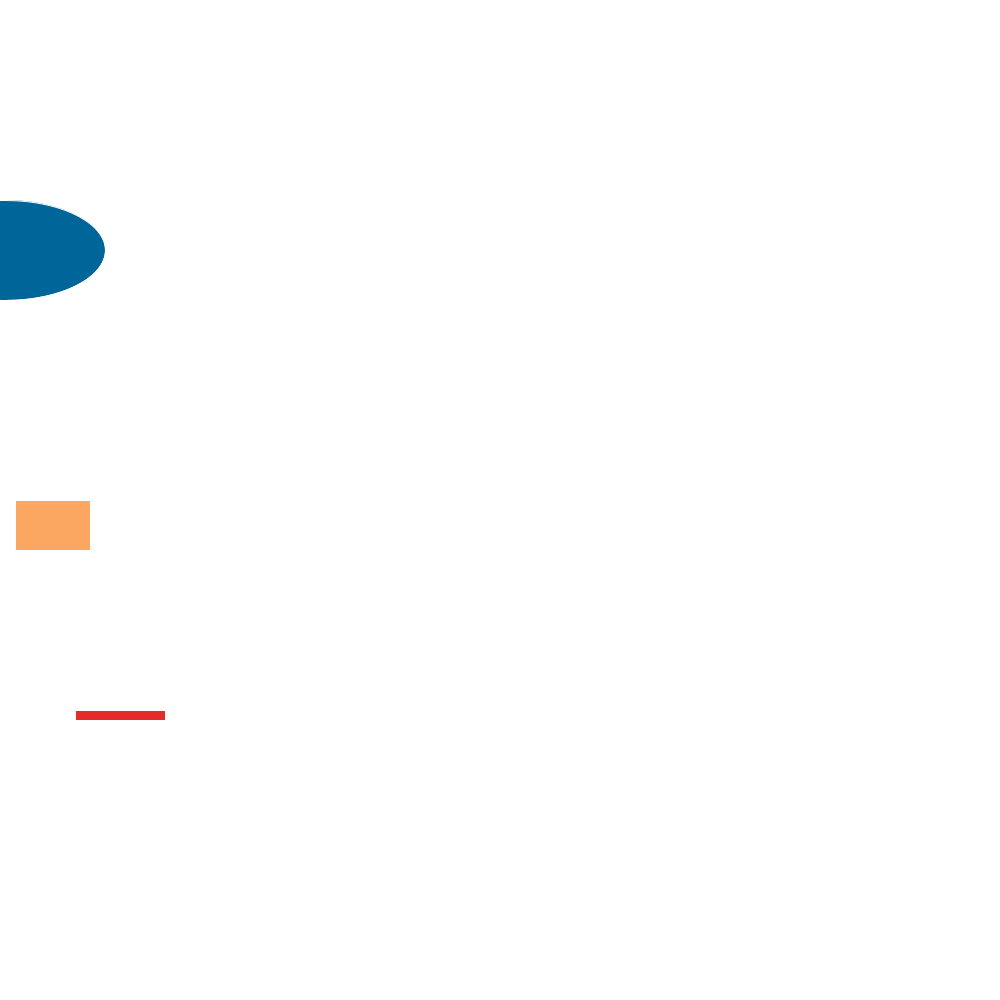
Frame 1 (no input)
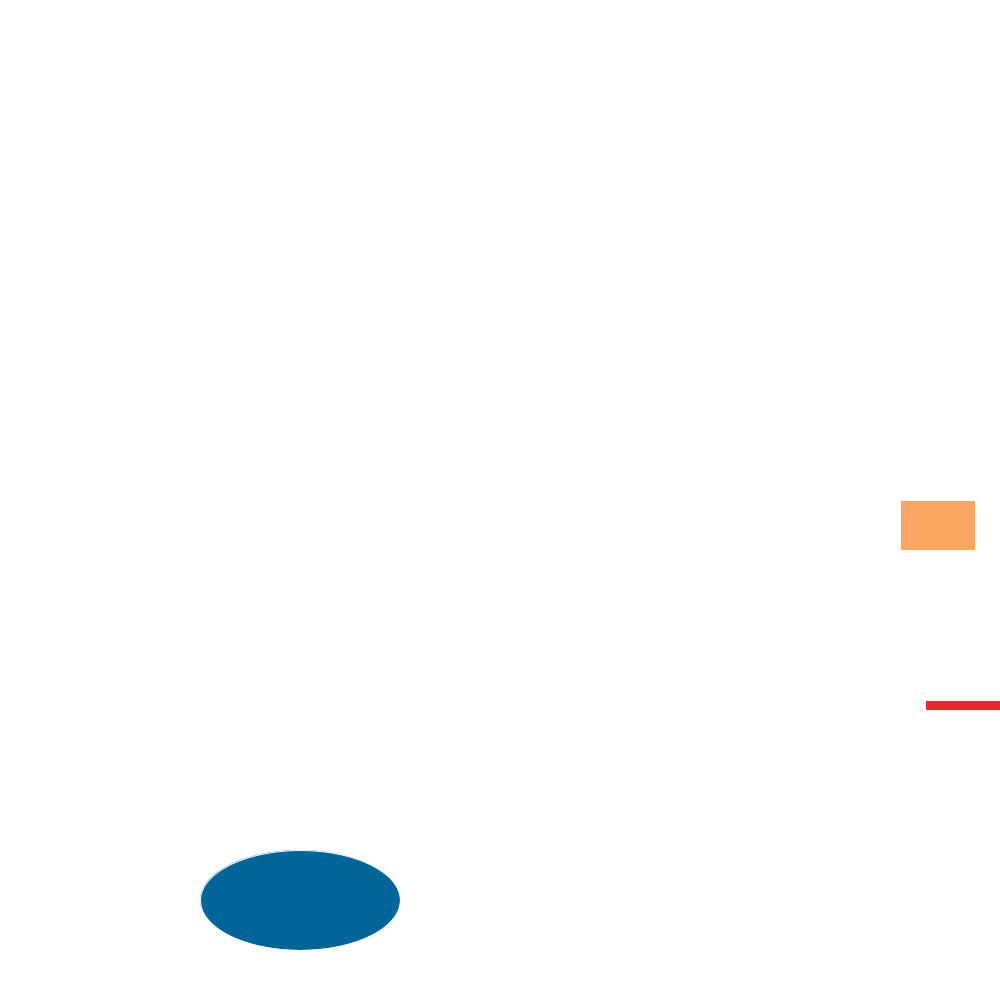
Frame 60 (the mouse pressed at the canvas centre just before this capture)
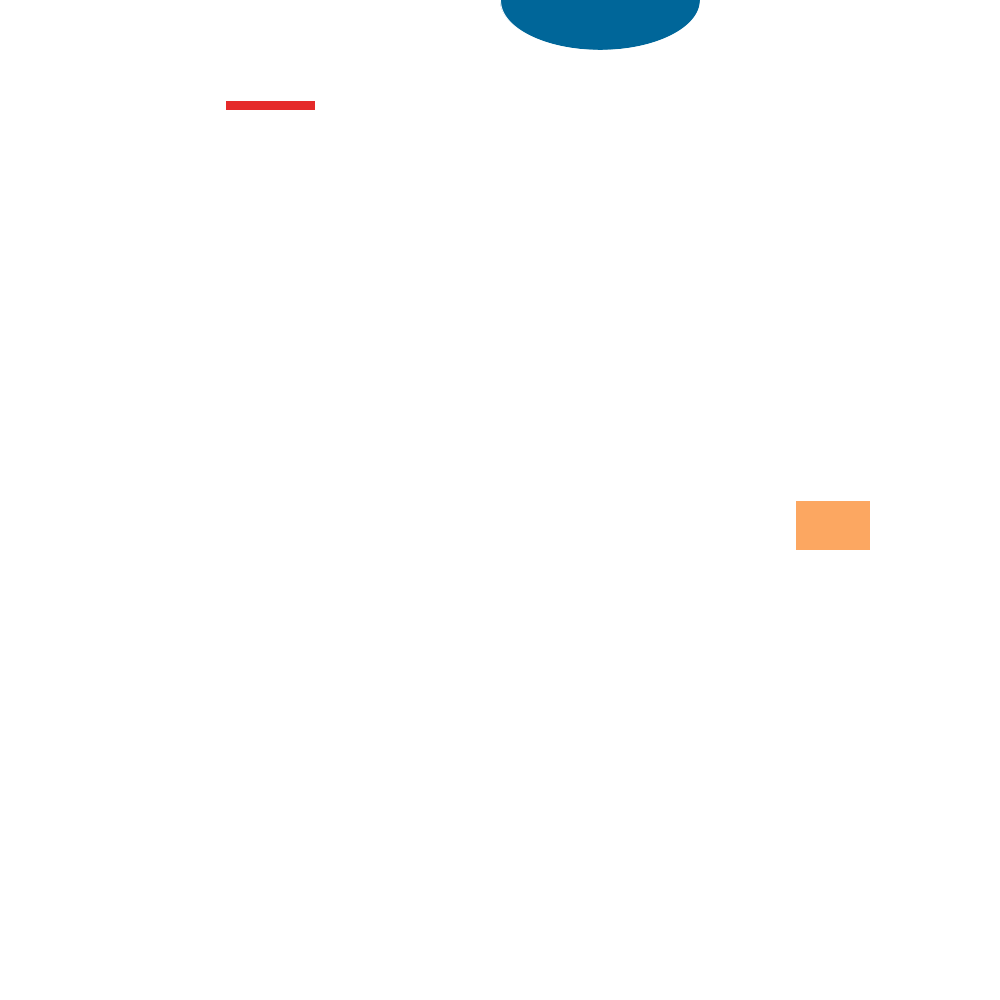
Frame 120 (the mouse held since frame 60 and released just before this capture)

The Processing sketch that drew these frames (run headless with seeded random() and noise(); from frame 60 on, the mouse is pressed at the canvas centre):

// Processing sketch: main
// ── main.pde

Rectangle r1;
Rectangle r2;

Ellipse e1;

void setup() {

  // Rectangle: color, xpos, ypos, width, height, xspeed, yspeed
  r1 = new Rectangle(#FCA761, 0, 500, 75, 50, 15, 0);
  r2 = new Rectangle(#E52A2A, 25, 700, 90, 10, 50, 10);
  
  size(1000, 1000);
  background(255);
  stroke(255);
  fill(100, 100, 255);


  // Ellipse generation

  e1 = new Ellipse(#006699, 0, 200, 200, 100, 5, 50);

}

void draw() {

  background(255);
  
  r1.move();
  r1.display();
  
  r2.bounce();
  r2.display();

  e1.bounce();
  e1.display();

}

// ── classes.pde
class Boundary {
}



class Rectangle {

  color c;
  float xpos;
  float ypos;

  int w;
  int h;

  int xspeed;
  float yspeed;

  // Rectangle: color, xpos, ypos, width, height, xspeed, yspeed
  Rectangle(color tempC, float tempXpos, 
  float tempYpos, int tempW, int tempH, int tempXspeed, int tempYspeed) {
    
    c = tempC;
    xpos = tempXpos;
    ypos = tempYpos;
    
    w = tempW;
    h = tempH;
    xspeed = tempXspeed;
    yspeed = tempYspeed;
    
  }

  void display() {
    //rectMode(CENTER);
    fill(c);
    rect(xpos, ypos, w, h);
  }

  void move() {
    xpos = xpos + xspeed;
    ypos = ypos + yspeed;
    
    if (xpos > width) {
      xpos = 0;
    }
  }

  void bounce() {
    xpos = xpos + xspeed;
    ypos = ypos + yspeed;
    if (xpos >= 1000 || xpos < 0) {
      xspeed = xspeed * (-1);
    } else if (ypos >= 1000 || ypos < 0) {
      yspeed = yspeed * (-1);
    } 
  }
}

class Ellipse {
  
  color c;
  float xpos;
  float ypos;

  int w;
  int h;

  int xspeed;
  float yspeed;
  
  Ellipse(color tempC, float tempXpos, 
  float tempYpos, int tempW, int tempH, int tempXspeed, int tempYspeed) {
    
    c = tempC;
    xpos = tempXpos;
    ypos = tempYpos;
    
    w = tempW;
    h = tempH;
    
    xspeed = tempXspeed;
    yspeed = tempYspeed;
    
  }
  
  void display() {
    fill(c);
    ellipse(xpos, ypos, w, h);
  }
  
  void bounce() {
    xpos = xpos + xspeed;
    ypos = ypos + yspeed;
    if (xpos >= 1000 || xpos < 0) {
      xspeed = xspeed * (-1);
    } else if (ypos >= 1000 || ypos < 0) {
      yspeed = yspeed * (-1);
    } 
  }
  
}
